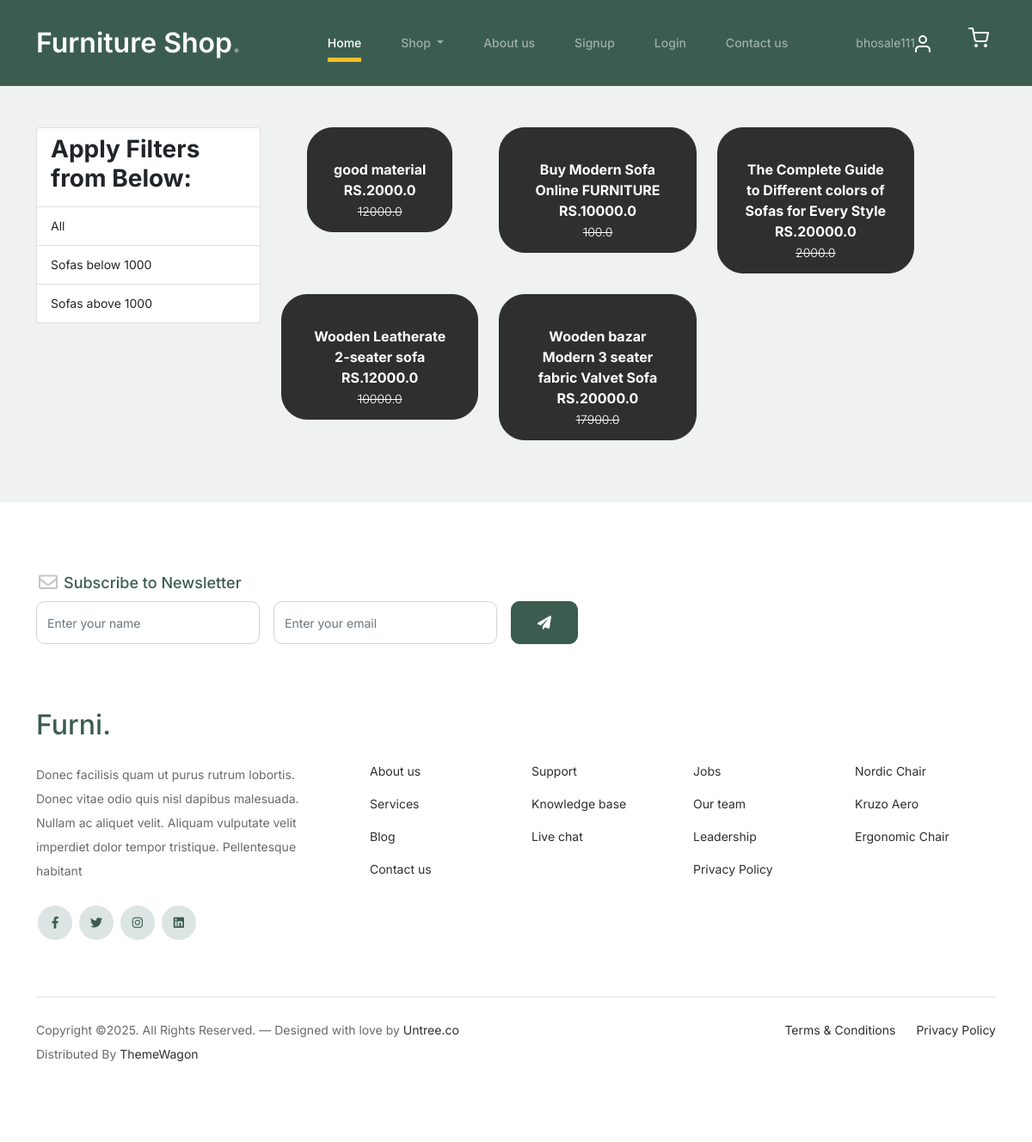
Screenshot of /sofa/ (signed in) with the database file from the repository.
### FurniApp/models.py (models this page shows, shortened)
class Product(models.Model):
    title =models.CharField(max_length=100)
    selling_price =models.FloatField()
    discounted_price = models.FloatField()
    description = models.TextField()
    brand = models.CharField(max_length=100)
    category= models.CharField(choices=CATEGORY_CHOICES,max_length=5)
    product_image = models.ImageField(upload_to ="productimg")

### FurniApp/views.py (the view)
# urls.py: path('sofa/', views.sofa, name='sofa'),
def sofa(request, data=None):
    totalitem=0
    if data == None:
        sofa = Product.objects.filter(category='sf')
    elif data=='Manyawar' or data=='Fabindia':
        sofa = Product.objects.filter(category='sf').filter(brand=data)
    elif data=='Peter_England' or data=='Nykaa_Fashion':
        sofa = Product.objects.filter(category='sf').filter(brand=data)
    elif data=='below':
        sofa=Product.objects.filter(category='sf').filter(discounted_price__lt=1000)
    elif data=='above':
        sofa=Product.objects.filter(category='sf').filter(discounted_price__gt=1000)
    if request.user.is_authenticated:
         totalitem= len(Cart.objects.filter(user=request.user))
    return render(request, 'sofa.html',{'sofa':sofa,'totalitem':totalitem})

### FurniApp/templates/sofa.html (shortened to what this page needs)
{% extends 'base.html' %}
{% load static %}
{% block content %}
<div class="container my-5">
 <div class="row">
  <div class="col-sm-3">
    <div class="list-group">
        <a href="#" class="list-group-item
         list-group-item-action" aria-current="true" ><h3 class="fw-bold">Apply Filters from Below:</h3></a>
        <a href="{% url 'sofa' %}" class="list-group-item
         list-group-item-action" aria-current="true">All</a>
         <a href="{% url 'sofa_data' 'below' %}" class="list-group-item
         list-group-item-action" aria-current="true">Sofas below 1000</a>
         <a href="{% url 'sofa_data' 'above' %}" class="list-group-item
         list-group-item-action" aria-current="true">Sofas above 1000</a>
    </div>
  </div>
  <div class="col-sm-8">
      <div class="row">
          {% for sf in sofa %}
           <div class="col-sm-4 text-center mb-4">
               <a href="{% url 'product-detail' sf.id %}" class="btn">
                   <div class="item">
                       <div class="fw-bold">{{sf.description}}</div>
                       <div class="fw-bold">RS.{{sf.discounted_price}}</div>
                       <small class="fw-light text-decoration-line-through">{{sf.selling_price}}</small>
                   </div>
                </a>
            </div>
            {% endfor %}
        </div>
  </div>
 </div>
</div>
{% endblock content %}

### FurniApp/templates/base.html (shortened to what this page needs)
<!doctype html>
{% load static%}
<html lang="en">
<head>
		<link href="{%static 'css/bootstrap.min.css' %}" rel="stylesheet">
		<link href="https://cdnjs.cloudflare.com/ajax/libs/font-awesome/6.0.0-beta3/css/all.min.css" rel="stylesheet">
		<link href="{%static 'css/tiny-slider.css' %}" rel="stylesheet">
		<link href="{% static 'css/style.css' %}" rel="stylesheet">
</head>
<body>
		<nav class="custom-navbar navbar navbar navbar-expand-md navbar-dark bg-dark" arial-label="Furni navigation bar">
			<div class="container">
				<a class="navbar-brand" href="{% url 'home' %}">Furniture Shop<span>.</span></a>
				<div class="collapse navbar-collapse" id="navbarsFurni">
					<ul class="custom-navbar-nav navbar-nav ms-auto mb-2 mb-md-0">
						<li class="nav-item active">
							<a class="nav-link" href="/">Home</a>
						</li>
						<li class="nav-item dropdown">
             				<a class="nav-link dropdown-toggle text-black" href=" " id="fashionDropdown" role="button" data-bs-toggle="dropdown" aria-expanded="false">
              				 Shop
             				</a>
          				</li>
						<li><a class="nav-link" href="{% url 'about' %}">About us</a></li>
						<li><a class="nav-link" href="{% url 'signup' %}">Signup</a></li>
						<li><a class="nav-link" href="{% url 'login' %}">Login</a></li>
						<li><a class="nav-link" href="{% url 'contact' %}">Contact us</a></li>
					</ul>
					<ul class="custom-navbar-cta navbar-nav mb-2 mb-md-0 ms-5">
						<li class="nav-link"><a class="nav-link" href="{% url 'profile' %}">{{request.user}}<img src="{% static 'images/user.svg' %}"></a></li>
						<li><a class="nav-link" href="{% url 'cart' %}"><img src="{% static 'images/cart.svg' %}"></a></li>
					</ul>
				</div>
			</div>
		</nav>
    	{% block content %} {% endblock content %}
		<footer class="footer-section">
			<div class="container relative">
				<div class="row">
					<div class="col-lg-8">
						<div class="subscription-form">
							<h3 class="d-flex align-items-center"><span class="me-1"><img src="{% static 'images/envelope-outline.svg' %}" alt="Image" class="img-fluid"></span><span>Subscribe to Newsletter</span></h3>
							<form action="#" class="row g-3">
								<div class="col-auto">
									<input type="text" class="form-control" placeholder="Enter your name">
								</div>
								<div class="col-auto">
									<input type="email" class="form-control" placeholder="Enter your email">
								</div>
								<div class="col-auto">
									<button class="btn btn-primary">
										<span class="fa fa-paper-plane"></span>
									</button>
								</div>
							</form>
						</div>
					</div>
				</div>
				<div class="row g-5 mb-5">
					<div class="col-lg-4">
						<div class="mb-4 footer-logo-wrap"><a href="#" class="footer-logo">Furni<span>.</span></a></div>
						<p class="mb-4">Donec facilisis quam ut purus rutrum lobortis. Donec vitae odio quis nisl dapibus malesuada. Nullam ac aliquet velit. Aliquam vulputate velit imperdiet dolor tempor tristique. Pellentesque habitant</p>
						<ul class="list-unstyled custom-social">
							<li><a href="#"><span class="fa fa-brands fa-facebook-f"></span></a></li>
							<li><a href="#"><span class="fa fa-brands fa-twitter"></span></a></li>
							<li><a href="#"><span class="fa fa-brands fa-instagram"></span></a></li>
							<li><a href="#"><span class="fa fa-brands fa-linkedin"></span></a></li>
						</ul>
					</div>
					<div class="col-lg-8">
						<div class="row links-wrap">
							<div class="col-6 col-sm-6 col-md-3">
								<ul class="list-unstyled">
									<li><a href="#">About us</a></li>
									<li><a href="#">Services</a></li>
									<li><a href="#">Blog</a></li>
									<li><a href="#">Contact us</a></li>
								</ul>
							</div>
							<div class="col-6 col-sm-6 col-md-3">
								<ul class="list-unstyled">
									<li><a href="#">Support</a></li>
									<li><a href="#">Knowledge base</a></li>
									<li><a href="#">Live chat</a></li>
								</ul>
							</div>
							<div class="col-6 col-sm-6 col-md-3">
								<ul class="list-unstyled">
									<li><a href="#">Jobs</a></li>
									<li><a href="#">Our team</a></li>
									<li><a href="#">Leadership</a></li>
									<li><a href="#">Privacy Policy</a></li>
								</ul>
							</div>
							<div class="col-6 col-sm-6 col-md-3">
								<ul class="list-unstyled">
									<li><a href="#">Nordic Chair</a></li>
									<li><a href="#">Kruzo Aero</a></li>
									<li><a href="#">Ergonomic Chair</a></li>
								</ul>
							</div>
						</div>
					</div>
				</div>
				<div class="border-top copyright">
					<div class="row pt-4">
						<div class="col-lg-6">
							<p class="mb-2 text-center text-lg-start">Copyright &copy;. All Rights Reserved. &mdash; Designed with love by <a href="https://untree.co">Untree.co</a> Distributed By <a href="https://themewagon.com">ThemeWagon</a>
							</p>
						</div>
						<div class="col-lg-6 text-center text-lg-end">
							<ul class="list-unstyled d-inline-flex ms-auto">
								<li class="me-4"><a href="#">Terms &amp; Conditions</a></li>
								<li><a href="#">Privacy Policy</a></li>
							</ul>
						</div>
					</div>
				</div>
			</div>
		</footer>
	</body>
</html>

### FurniApp/static/css/style.css (style rules this page uses)
body { overflow-x: hidden; position: relative; }
body { font-family: "Inter", sans-serif; font-weight: 400; line-height: 28px; color: #6a6a6a; font-size: 14px; background-color: #eff2f1; }
a { text-decoration: none; -webkit-transition: .3s all ease; -o-transition: .3s all ease; transition: .3s all ease; color: #2f2f2f; text-decoration: underline; }
.custom-navbar { background: #3b5d50 !important; padding-top: 20px; padding-bottom: 20px; }
.custom-navbar .navbar-brand { font-size: 32px; font-weight: 600; }
.custom-navbar .navbar-brand > span { opacity: .4; }
@media (min-width: 992px) { .custom-navbar .custom-navbar-nav li { margin-left: 15px; margin-right: 15px; } }
.custom-navbar .custom-navbar-nav li a { font-weight: 500; color: #ffffff !important; opacity: .5; -webkit-transition: .3s all ease; -o-transition: .3s all ease; transition: .3s all ease; position: relative; }
@media (min-width: 768px) { .custom-navbar .custom-navbar-nav li a:before { content: ""; position: absolute; bottom: 0; left: 8px; right: 8px; background: #f9bf29; height: 5px; opacity: 1; visibility: visible; width: 0; -webkit-transition: .15s all ease-out; -o-transition: .15s all ease-out; transition: .15s all ease-out; } }
.custom-navbar .custom-navbar-nav li.active a { opacity: 1; }
.custom-navbar .custom-navbar-nav li.active a:before { width: calc(100% - 16px); }
.custom-navbar .custom-navbar-cta { margin-left: 0 !important; -webkit-box-orient: horizontal; -webkit-box-direction: normal; -ms-flex-direction: row; flex-direction: row; }
@media (min-width: 768px) { .custom-navbar .custom-navbar-cta { margin-left: 40px !important; } }
.custom-navbar .custom-navbar-cta li { margin-left: 0px; margin-right: 0px; }
.custom-navbar .custom-navbar-cta li:first-child { margin-right: 20px; }
.btn { font-weight: 600; padding: 12px 30px; border-radius: 30px; color: #ffffff; background: #2f2f2f; border-color: #2f2f2f; }
.btn.btn-primary { background: #3b5d50; border-color: #3b5d50; }
.footer-section { padding: 80px 0; background: #ffffff; }
.footer-section .relative { position: relative; }
.footer-section a { text-decoration: none; color: #2f2f2f; -webkit-transition: .3s all ease; -o-transition: .3s all ease; transition: .3s all ease; }
.footer-section .subscription-form { margin-bottom: 40px; position: relative; z-index: 2; margin-top: 100px; }
@media (min-width: 992px) { .footer-section .subscription-form { margin-top: 0px; margin-bottom: 80px; } }
.footer-section .subscription-form h3 { font-size: 18px; font-weight: 500; color: #3b5d50; }
.footer-section .subscription-form .form-control { height: 50px; border-radius: 10px; font-family: "Inter", sans-serif; }
.footer-section .subscription-form .btn { border-radius: 10px !important; }
.footer-section .links-wrap { margin-top: 0px; }
@media (min-width: 992px) { .footer-section .links-wrap { margin-top: 54px; } }
.footer-section .links-wrap ul li { margin-bottom: 10px; }
.footer-section .footer-logo-wrap .footer-logo { font-size: 32px; font-weight: 500; text-decoration: none; color: #3b5d50; }
.footer-section .custom-social li { margin: 2px; display: inline-block; }
.footer-section .custom-social li a { width: 40px; height: 40px; text-align: center; line-height: 40px; display: inline-block; background: #dce5e4; color: #3b5d50; border-radius: 50%; }
.footer-section .border-top { border-color: #dce5e4; }
.footer-section .border-top.copyright { font-size: 14px !important; }
.form-control { height: 50px; border-radius: 10px; font-family: "Inter", sans-serif; }

### rows the page displays
Product: description "good material", discounted_price "2000.0", selling_price "12000.0"
Product: description "Buy Modern Sofa Online FURNITURE", discounted_price "10000.0", selling_price "100.0"
Product: description "The Complete Guide to Different colors of Sofas for Every Style", discounted_price "20000.0", selling_price "2000.0"
Product: description "Wooden Leatherate 2-seater sofa", discounted_price "12000.0", selling_price "10000.0"
Product: description "Wooden bazar Modern 3 seater fabric Valvet Sofa", discounted_price "20000.0", selling_price "17900.0"

### other values shown
{{ request.user }} "bhosale111"
